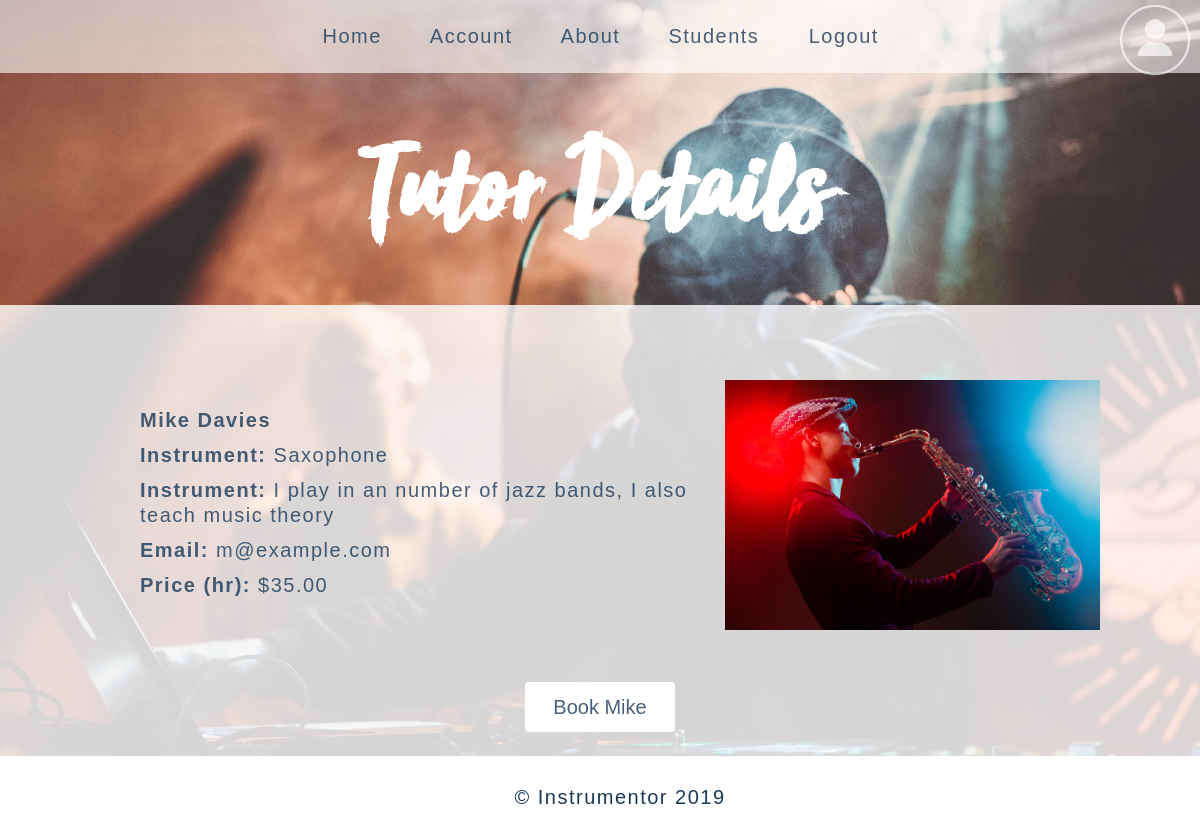
The page /home/tutor/2 (signed in) on the database its author committed.
### home/models.py (models this page shows, shortened)
class Tutor(models.Model):
    profile_pic = models.ImageField(upload_to="images/", default="concert.jpg") # pip3 install pillow
    name = models.CharField(max_length=150)
    experience = models.TextField(null=True, blank=True)
    instrument_avail = models.BooleanField(null=True, blank=True)
    price = models.DecimalField(max_digits=8, decimal_places=2, blank=True, null=True)
    instrument = models.ForeignKey('Instrument', on_delete=models.SET_NULL, null=True)
    user = models.OneToOneField(User, on_delete=models.CASCADE, null=False, primary_key=True)

class Instrument(models.Model):
    name = models.CharField(max_length=150)
    def __str__(self):
        return self.name

### home/views.py (the view)
# urls.py: path('tutor/<pk>', views.TutorDetailView.as_view(), name='tutor_detail'),
class TutorDetailView(generic.DetailView):
    model = Tutor

### home/templates/home/tutor_detail.html
{% include "base.html" %}
{% load static  %}
{% block header %}
  <h1 id="home">Tutor Details</h1>
{% endblock %}
{% block profile %}
<section class="content3">
  <br>
  <div class="profile_info">
      <img src="{{ tutor.profile_pic.url }}" id="profile"/>
  </div>
  <br>
    <div class="profile_info">
      <ul>
        <br>
        <p><b>{{tutor.user.first_name|capfirst}} {{tutor.user.last_name|capfirst}}</b></p>
        <p><b>Instrument:</b> {{ tutor.instrument}}</p>
        <p><b>Instrument:</b> {{ tutor.experience}}</p>
        <p><b>Email:</b> {{ tutor.user.email}}</p>
        <p><b>Price (hr):</b> ${{ tutor.price}}</p>
      </ul>
      <div class="btn-group2">
        <button class="button2">
          <a href="{% url 'book' tutor.pk %}">Book {{tutor.user.first_name|capfirst}}</a>
        </button>
      </div>
      <br>
      <br>
</section>
{% endblock %}

### static/style.css (style rules this page uses)
body h1 { margin: 0; font-size: 10vw; padding: 150px 10px 60px 0; line-height: 50px; font-family: 'Sun Valley'; text-align: center; color: white; }
body p { font-size: 20px; }
.btn-group2 { width: 100%; display:inline-block; padding-bottom: 20px; }
.btn-group2 .button2 { background-color: white; color: rgba(16, 57, 90, 0.7); cursor: pointer; width: 150px; height: 50px; border-radius: 4px; border: none; text-align: center; font-size: 18px; margin: 2px; }
a { color: rgba(26, 57, 88, 0.8); text-decoration: none; font-size:20px; padding:2%; }
header p { text-align:center; }
.content3 { margin-top: 20px; color: rgba(26, 57, 88, 0.8); background-color:rgba(255, 255, 255, 0.8); width:100%; min-height: 40%; overflow: auto; }
.profile_info p { margin: 10px 20px 0 100px ; text-align: left; text-decoration:none; max-width: 550px; }
#profile { float:right; height: 250px; padding: 50px 100px 50px 0 ; }

### rows shown on the page
Tutor: profile_pic (picture), user.first_name "Mike", user.last_name "Davies", instrument "Saxophone", experience "I play in an number of jazz bands, I also teach music theory", user.email "m@example.com", price "35.00"
